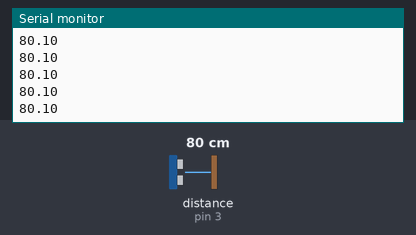
Bench run of a sketch on a simulated Arduino Uno, built with avr-gcc and run on an emulated ATmega328P. Parts: the last lines printed to the serial monitor. Wiring (inferred from the names in the program): ultrasonic range finder: trigger pin 4; echo pin 3. The test bench sets the inputs (shaded band); at power-on: distance to the obstacle (sensor on pin 3) 80 cm. The echo pulse lasts 58.3 µs per cm.

Above: at 1.2 s.
1.3 s: distance to the obstacle (sensor on pin 3) set to 2 cm
At 1.41 s:
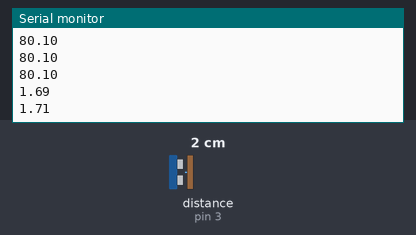
2.8 s: distance to the obstacle (sensor on pin 3) set to 4 cm
At 2.81 s:
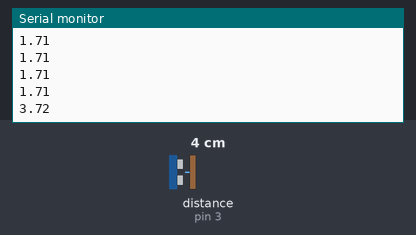
Timing chart, 0 to 5.8 s (numbered marks = the images above; inputs shaded):
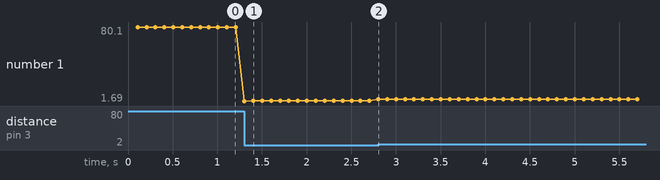

Measured:
- after the input at 1.3 s, the serial monitor: prints a new line at once (image 1)
- after the input at 2.8 s, the serial monitor: prints a new line at once (image 2)
- plotted number 1: 80.1 → 1.71 after the input at 1.3 s, 1.71 → 3.72 after the input at 2.8 s

The sketch:

sketch_oct30b.ino
```cpp
#define ECHO_PIN 3
#define TRIGGER_PIN 4


unsigned long lastTimeUltrasonicTrigger = millis();
unsigned long ultrasonicTriggerDelay = 100;

void triggerUltrasonicSensor(){
  digitalWrite(TRIGGER_PIN, LOW);
  delayMicroseconds(2);
  digitalWrite(TRIGGER_PIN, HIGH);
  delayMicroseconds(10);
  digitalWrite(TRIGGER_PIN, LOW);
}

double getUltrasonicDistance(){
  double durationMicros = pulseIn(ECHO_PIN, HIGH);
  double distance = durationMicros / 58.0;  // cm
  return distance;


}

void setup() {
  // put your setup code here, to run once:
  Serial.begin(9600);
  pinMode(ECHO_PIN, INPUT);
  pinMode(TRIGGER_PIN, OUTPUT);
}

void loop() {
  // put your main code here, to run repeatedly:
  unsigned long timeNow = millis();

  if (timeNow - lastTimeUltrasonicTrigger > ultrasonicTriggerDelay) {
    lastTimeUltrasonicTrigger += ultrasonicTriggerDelay;
    triggerUltrasonicSensor();
    Serial.println(getUltrasonicDistance());
  }


}
```
